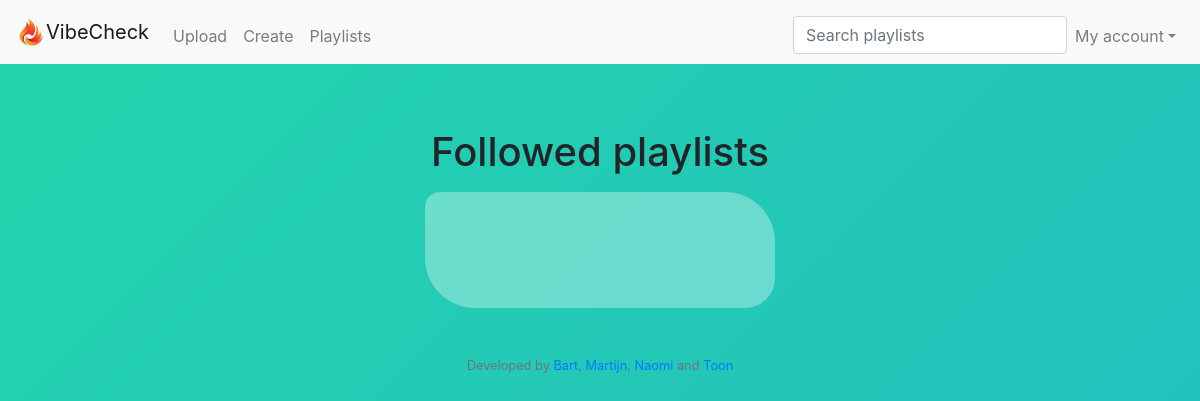
Page /playlists (signed in) on the earlier database version.
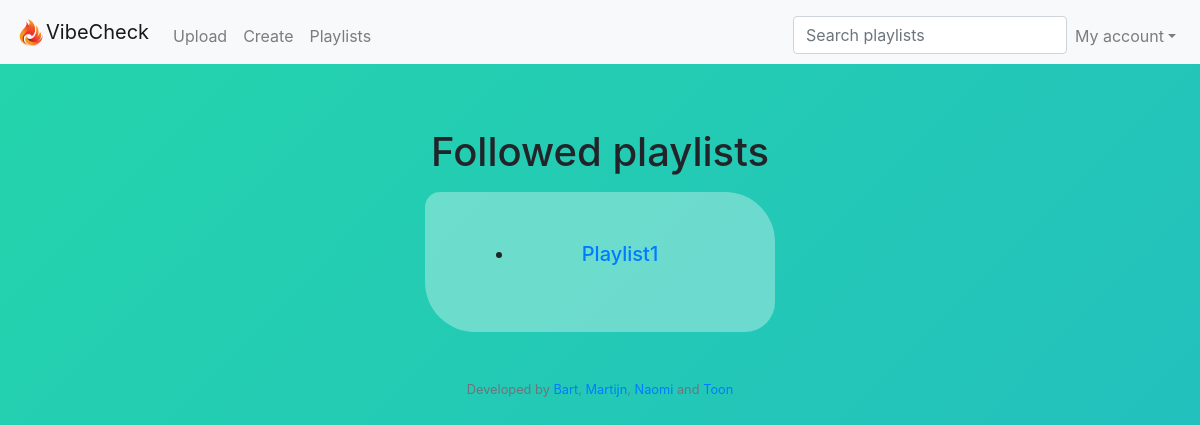
Same page on the later database version.
### tables this page shows
CREATE TABLE 'groups' ('group_id' integer PRIMARY KEY NOT NULL, 'group_name' text, 'description' text);

### application.py (the view)
@app.route("/playlists")
@login_required
def playlists():
    ids = []
    playlist_id = db.execute("SELECT group_id FROM group_users WHERE user_id = :user_id", user_id=session["user_id"])
    for i in range(len(playlist_id)):
        playlist_name = db.execute("SELECT group_name FROM groups WHERE group_id = :group_id", group_id=playlist_id[i]["group_id"])
        ids.append(playlist_name[0]["group_name"])
    return render_template("playlists.html", ids=ids)

### application.py (called while the page is built)
@app.after_request
def after_request(response):
    response.headers["Cache-Control"] = "no-cache, no-store, must-revalidate"
    response.headers["Expires"] = 0
    response.headers["Pragma"] = "no-cache"
    return response

### helpers.py (called while the page is built)
def login_required(f):
    @wraps(f)
    def decorated_function(*args, **kwargs):
        if session.get("user_id") is None:
            return redirect("/login")
        return f(*args, **kwargs)
    return decorated_function

### templates/playlists.html (shortened to what this page needs)
{% extends "layout.html" %}
{% block main %}
    <div>
        <p><h1 align="center" color=black>Followed playlists</h1></p>
    </div>
    <div align="center" class="form">
    <ul>
    {% for id in ids %}
    <h5><li><a href="/group_profile?name={{id}}">{{ id }}</a></li></h5>
    {% endfor %}
    </ul>
    </div>
{% endblock %}

Differences in the rows shown:
added groups: group_name "Playlist1"
